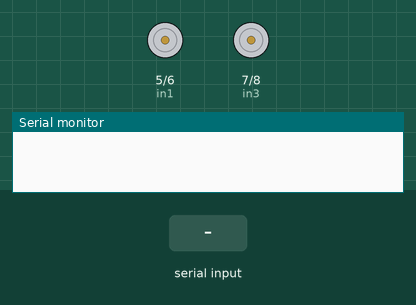
Recording of a sketch running on a simulated Arduino Uno, built with avr-gcc and run on an emulated ATmega328P. Parts: motor-driver pin pairs drawn as motors (green arrow = first pin HIGH = forward, orange = second pin HIGH = backward, longer = more drive, scaled by the enable pin), the last lines printed to the serial monitor. Inputs (shaded band) come from the test bench.

Above: at 1.2 s.
1.3 s: "*dance#" received over the second serial link
At 1.52 s:
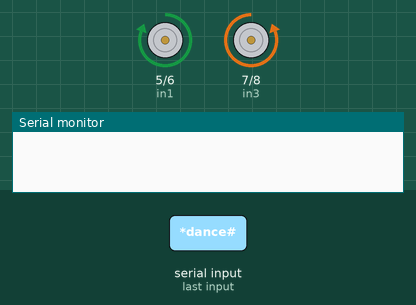
At 4.2 s:
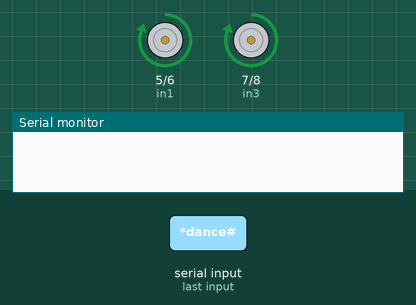
4.3 s: "*backward#" received over the second serial link
7.1 s: "*forward#" received over the second serial link
At 7.6 s:
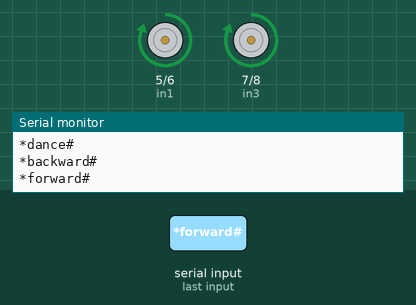
Timing chart, 0 to 10.1 s (numbered marks = the images above; inputs shaded):
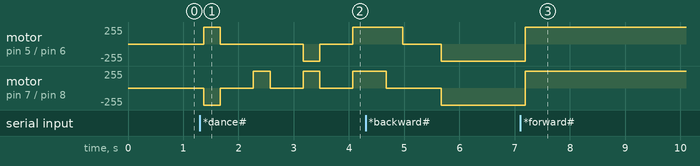

Measured:
- after the input at 1.3 s, motor on pin 5 (in1) / pin 6 (in2): stopped → forward 255/255 after 0.07 s, → stopped 0.30 s later, → backward 255/255 1.5 s later, → stopped 0.30 s later, … (5 changes in this stretch); motor on pin 7 (in3) / pin 8 (in4): stopped → backward 255/255 after 0.07 s, then repeats every 0.90 s: stopped 0.60 s, forward 255/255 0.30 s
- after the input at 7.1 s, motor on pin 5 (in1) / pin 6 (in2), motor on pin 7 (in3) / pin 8 (in4): backward 255/255 → forward 255/255 after 0.09 s

The sketch:

4wheel_voice_control_robot.ino
```cpp
#include<SoftwareSerial.h>
String readmsg;
 #define enA 9
 #define enB 10
 #define in1 5
 #define in2 6
 #define in3 7
 #define in4 8
 const int txpin=1;
const int rxpin=0;
 SoftwareSerial BT(rxpin,txpin);


void setup() {
  // put your setup code here, to run once:
Serial.begin(9600);
   BT.begin(9600);
  pinMode(enA, OUTPUT);
   pinMode(enB, OUTPUT);
  pinMode(in1, OUTPUT);
  pinMode(in2, OUTPUT);
  pinMode(in3, OUTPUT);
  pinMode(in4, OUTPUT);

}


void loop() {
  // put your main code here, to run repeatedly:
 analogWrite(enA, 255);
 analogWrite(enB, 255);
 while(BT.available()){
  delay(10);
   char c=BT.read();
  readmsg+=c;
  }

  if(readmsg.length()>0){
if(readmsg=="*forward#"){
  digitalWrite(in1,HIGH);
  digitalWrite(in2,LOW);
  digitalWrite(in3,HIGH);
  digitalWrite(in4,LOW);
  //delay(100);
}

    else if(readmsg=="*backward#"){
   digitalWrite(in1,LOW);
  digitalWrite(in2,HIGH);
  digitalWrite(in3,LOW);
  digitalWrite(in4,HIGH);
   //delay(100);

   }

   else if(readmsg=="*left#"){

    digitalWrite(in1,LOW);
  digitalWrite(in2,LOW);
  digitalWrite(in3,HIGH);
  digitalWrite(in4,LOW);
    //delay(100);
    }

    else if(readmsg=="*right#"){

   digitalWrite(in1,HIGH);
  digitalWrite(in2,LOW);
  digitalWrite(in3,LOW);
  digitalWrite(in4,LOW);
    delay(100);
    }

     else if(readmsg=="*dance#"){


   digitalWrite(in1,HIGH);
  digitalWrite(in2,LOW);
  digitalWrite(in3,LOW);
  digitalWrite(in4,HIGH);
    delay(300);

   digitalWrite(in1,LOW);
  digitalWrite(in2,LOW);
  digitalWrite(in3,LOW);
  digitalWrite(in4,LOW);
    delay(600);

  digitalWrite(in1,LOW);
  digitalWrite(in2,LOW);
  digitalWrite(in3,HIGH);
  digitalWrite(in4,LOW);
  delay(300);

   digitalWrite(in1,LOW);
  digitalWrite(in2,LOW);
  digitalWrite(in3,LOW);
  digitalWrite(in4,LOW);
    delay(600);

  digitalWrite(in1,LOW);
  digitalWrite(in2,HIGH);
  digitalWrite(in3,HIGH);
  digitalWrite(in4,LOW);
  delay(300);

 digitalWrite(in1,LOW);
  digitalWrite(in2,LOW);
  digitalWrite(in3,LOW);
  digitalWrite(in4,LOW);
    delay(600);

  digitalWrite(in1,HIGH);
  digitalWrite(in2,LOW);
  digitalWrite(in3,HIGH);
  digitalWrite(in4,LOW);
    delay(600);

     digitalWrite(in1,HIGH);
  digitalWrite(in2,LOW);
  digitalWrite(in3,LOW);
  digitalWrite(in4,LOW);
    delay(300);

    digitalWrite(in1,LOW);
  digitalWrite(in2,LOW);
  digitalWrite(in3,LOW);
  digitalWrite(in4,LOW);
   delay(600);
    }

     else if(readmsg=="*stop#"){
   digitalWrite(in1,LOW);
  digitalWrite(in2,LOW);
  digitalWrite(in3,LOW);
  digitalWrite(in4,LOW);
   // delay(100);
    }

    Serial.println(readmsg);
    readmsg="";
  }
}
```
